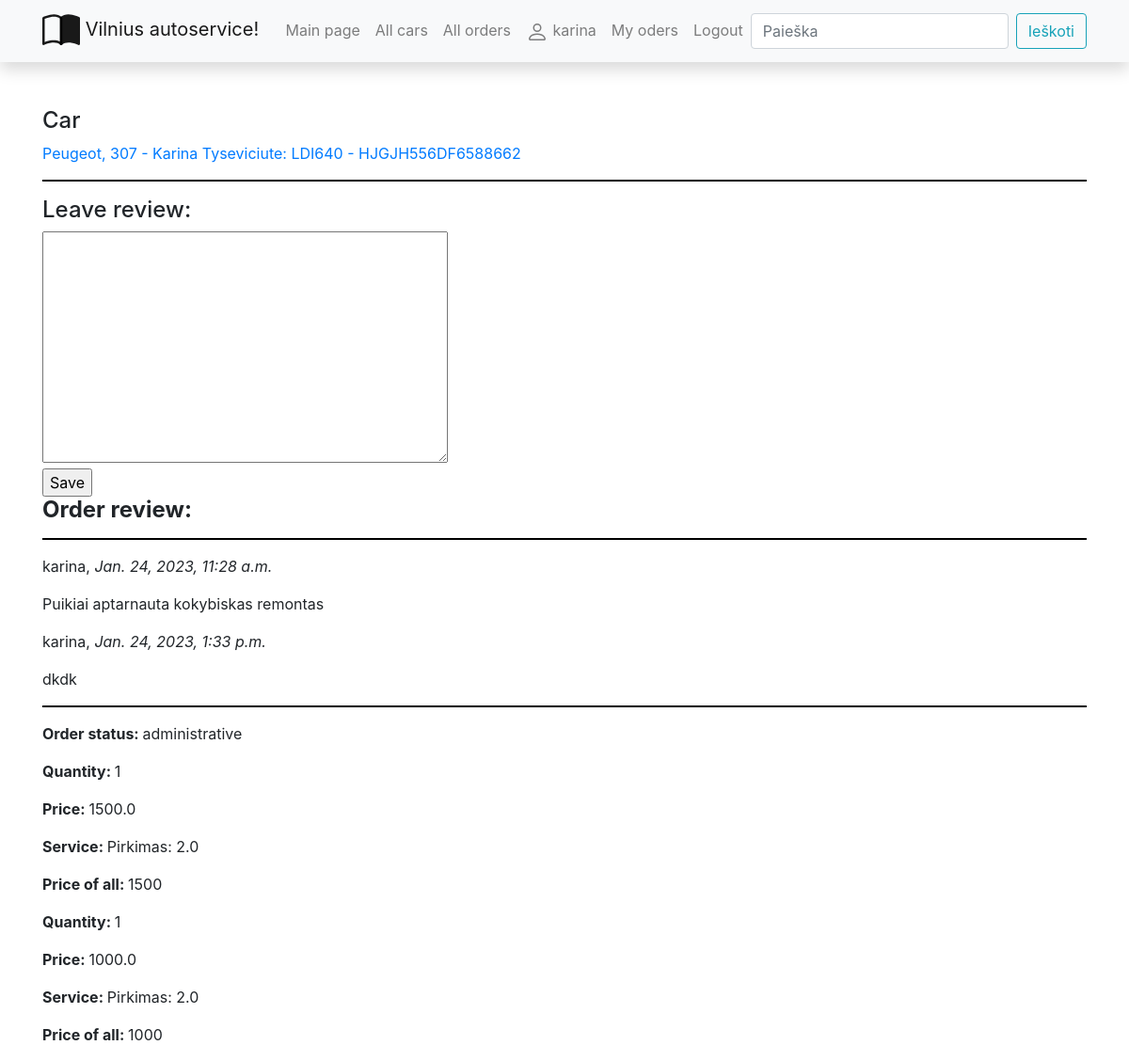
Page /autoservisas/orders/1 (signed in) on the committed database.
### autoservisas/models.py (models this page shows, shortened)
class Order(models.Model):
    date = models.DateTimeField('Date', null=True, blank=True)
    suma = models.FloatField('Sum', help_text='Enter a sum of order')
    car = models.ForeignKey('Car', on_delete=models.SET_NULL, null=True)
    returne = models.DateField('Return for client', null=True, blank=True)
    LOAN_STATUS = (
        ('a', 'administrative'),
        ('r', 'repair'),
        ('e', 'repaired'),
        ('g', 'given away')
    )
    status = models.CharField(
        max_length=1,
        choices=LOAN_STATUS,
        blank=True,
        default='a',
        help_text='Status'
    )
    owner = models.ForeignKey(User, on_delete=models.SET_NULL, null=True, blank=True)
    class Meta:
        verbose_name = "Order"
        verbose_name_plural = "Orders"

class Car(models.Model):
    valst_nr = models.CharField('Number', max_length=6, help_text='Enter the country registration number')
    vin_code = models.CharField('VIN_code', max_length=17, help_text='Enter a VIN code')
    client = models.CharField('Client', max_length=200, help_text='Enter client name and last name')
    description = HTMLField(default='Cia yra automobilio aprasymas')
    automodel = models.ForeignKey('AutoModel', on_delete=models.SET_NULL, null=True)
    cover = models.ImageField('Photo', upload_to='covers', null=True)
    class Meta:
        verbose_name = "Car"
        verbose_name_plural = "Cars"
    def __str__(self):
        return f"{self.automodel} - {self.client}: {self.valst_nr} - {self.vin_code}"

class AutoModel(models.Model):
    make = models.CharField('Make name', max_length=50, help_text='Enter a car make')
    model = models.CharField('Model name', max_length=50, help_text='Enter a car model')
    class Meta:
        verbose_name = "Automodel"
        verbose_name_plural = "Automodels"
    def __str__(self):
        return f"{self.make}, {self.model}"

class OrderReview(models.Model):
    order = models.ForeignKey('Order', on_delete=models.SET_NULL, null=True, blank=True)
    reviewer = models.ForeignKey(User, on_delete=models.SET_NULL, null=True, blank=True)
    date_created = models.DateTimeField(auto_now_add=True)
    content = models.TextField('Atsiliepimas', max_length=2000)

class OrderCar(models.Model):
    kiekis = models.IntegerField('How', help_text='Enter how much do you want to buy car')
    kaina = models.FloatField('Price', help_text='Enter a price')
    order = models.ForeignKey('Order', on_delete=models.SET_NULL, null=True)
    service = models.ForeignKey('Service', on_delete=models.SET_NULL, null=True)
    @property
    def get_sum_of_order(self):
        return self.kiekis * int(self.kaina)
    class Meta:
        verbose_name = "Ordercar"
        verbose_name_plural = "Ordercars"

class Service(models.Model):
    name = models.CharField('Name', max_length=200, help_text='Enter a service name')
    price = models.FloatField('Price', help_text='Enter a service price')
    class Meta:
        verbose_name = "Service"
        verbose_name_plural = "Services"
    def __str__(self):
        return f"{self.name}: {self.price}"

### autoservisas/views.py (the view, shortened to what this page needs)
# urls.py: path('orders/<int:pk>', views.OrderDetailView.as_view(), name='order-detail'),
class OrderDetailView(FormMixin, generic.DetailView):
    model = Order
    template_name = 'order_detail.html'
    form_class = OrderReviewForm
    class Meta:
        ordering = ['car']

### autoservisas/forms.py
class OrderReviewForm(forms.ModelForm):
    class Meta:
        model = OrderReview
        fields = ('content', 'order', 'reviewer')
        widgets = {'order': forms.HiddenInput(), 'reviewer': forms.HiddenInput()}

### autoservisas/templates/order_detail.html (shortened to what this page needs)
{% extends "base.html" %}
{% block content %}
<h4>Car</h4>
<p><a href="{% url 'car-detail' order.car.id %}"> {{ order.car }}</a></p>
<hr>
{% if user.is_authenticated %}
<div class="fieldWrapper">
<h4>Leave review:</h4>
    <form action="" method="post">
        {{ form.content }}
        <br>
        <input type="submit" value="Save">
    </form>
</div>
{% endif %}
<h4><strong>Order review: </strong></h4>
<hr>
{% if order.orderreview_set.all %}
{% for review in order.orderreview_set.all %}
<p>{{ review.reviewer }}, <em>{{ review.date_created }}</em></p>
<p>{{ review.content }}</p>
{% endfor %}
{% else %}
<p>Order hasn't reviews</p>
{% endif %}
<hr>
<p><strong>Order status: </strong>{{ order.get_status_display }}</p>
{% for order_car in order.ordercar_set.all %}
<p><strong>Quantity: </strong>{{ order_car.kiekis }}</p>
<p><strong>Price: </strong>{{ order_car.kaina }}</p>
<p><strong>Service: </strong>{{ order_car.service }}</p>
<p><strong>Price of all: </strong>{{ order_car.get_sum_of_order }}</p>
{% endfor %}
{% endblock %}

### autoservisas/templates/base.html (shortened to what this page needs)
<!DOCTYPE html>
<html lang="en">
  <head>
    <link
      rel="stylesheet"
      href="https://stackpath.bootstrapcdn.com/bootstrap/4.1.3/css/bootstrap.min.css"
    />
    <link
      rel="stylesheet"
      href="https://cdnjs.cloudflare.com/ajax/libs/font-awesome/4.7.0/css/font-awesome.min.css"
    />
    {% load static %}
    <link rel="stylesheet" href="{% static 'css/styles.css' %}" />
  </head>
  <body>
    <nav
      class="navbar navbar-expand-lg navbar-light bg-light static-top mb-5 shadow"
    >
      <div class="container">
        <a class="navbar-brand" href="#">
          Vilnius autoservice!</a
        >
        <div class="collapse navbar-collapse" id="navbarResponsive">
          <ul class="navbar-nav ml-auto">
            <li class="nav-item">
              <a class="nav-link" href="{% url 'index' %}">Main page</a>
            </li>
            <li class="nav-item">
              <a class="nav-link" href="{% url 'car' %}">All cars</a>
            </li>
            <li class="nav-item">
              <a class="nav-link" href="{% url 'orders' %}">All orders</a>
            </li>
              {% if user.is_authenticated %}
                <li class="nav-item"><a class="nav-link" href="#">
                    {{ user.get_username }}</a></li>
                <li class="nav-item"><a class="nav-link" href="{% url 'my-ordered' %}">My oders</a></li>
                <li class="nav-item"><a class="nav-link" href="{% url 'logout'%}?next=/autoservisas">Logout</a></li>
                {% else %}
                <li class="nav-item"><a class="nav-link" href="{% url 'login'%}?next={{request.path}}">Login</a>
                </li>
                <li class="nav-item"><a class="nav-link" href="{% url 'register' %}">Register</a></li>
                {% endif %}
          </ul>
          <form
            class="form-inline my-2 my-lg-0"
            action="{% url 'search' %}"
            method="get"
          >
            <input
              class="form-control mr-sm-2"
              type="search"
              placeholder="Paieška"
              aria-label="Search"
              name="query"
            />
            <button class="btn btn-outline-info my-2 my-sm-0" type="submit">
              Ieškoti
            </button>
          </form>
        </div>
      </div>
    </nav>
    <div class="container">
      {% block content %}{% endblock %}</div>
  </body>
</html>

### autoservisas/static/css/styles.css (style rules this page uses)
hr { width: 100%; background-color: black; height: 1px; border-color : transparent; }

### rows in the picture
Order: car "Peugeot, 307 - Karina Tyseviciute: LDI640 - HJGJH556DF6588662", status "administrative"
OrderReview: reviewer "karina", date_created "Jan. 24, 2023, 11:28 a.m.", content "Puikiai aptarnauta kokybiskas remontas"
OrderReview: reviewer "karina", date_created "Jan. 24, 2023, 1:33 p.m.", content "dkdk"
OrderCar: kiekis "1", kaina "1500.0", service "Pirkimas: 2.0", get_sum_of_order "1500"
OrderCar: kiekis "1", kaina "1000.0", service "Pirkimas: 2.0", get_sum_of_order "1000"

### other values in the picture
{{ user.get_username }} "karina"
